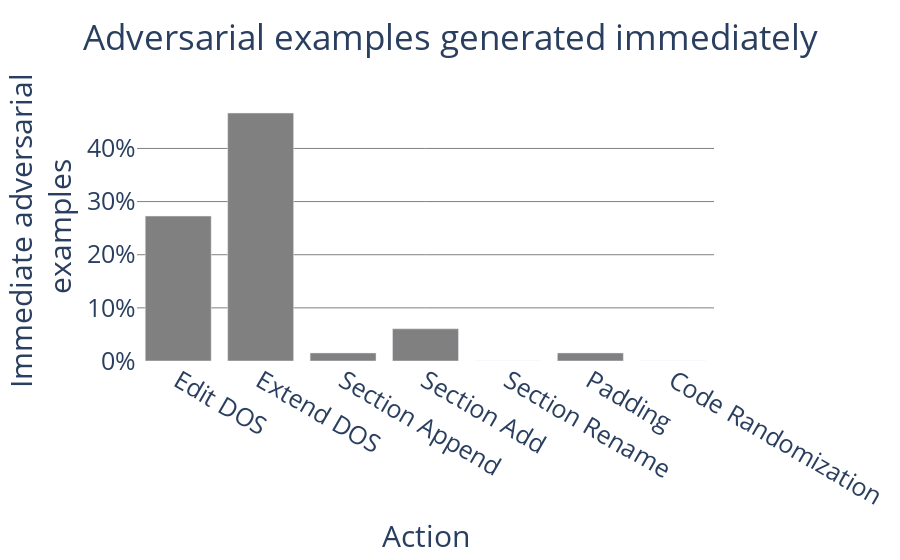

Notebook source saved alongside this figure:
### Code cell
dt = immediate[0:7]
b = go.Bar(x = dt["Action"], y = dt["Immediate adversarial examples"])

fig = go.Figure(data=b,layout=dict(title=dict(text="Adversarial examples generated immediately", xanchor="center", x = 0.5)))
fig.update_layout(xaxis_title="Action",yaxis_title="Immediate adversarial<br> examples",colorway=["grey"],yaxis_tickformat=",.0%",font=dict(size=25),plot_bgcolor="white",yaxis_gridcolor="grey")

### Figure 1 — Plotly figure (JSON) as saved in the notebook; plotly's stock layout.template omitted (floating-point values rounded to 4 significant figures)
{"data": [{"type": "bar", "x": ["Edit DOS", "Extend DOS", "Section Append", "Section Add", "Section Rename", "Padding", "Code Randomization"], "y": [0.2727, 0.4666, 0.01515, 0.0606, 0, 0.01515, 0]}], "layout": {"colorway": ["grey"], "font": {"size": 25}, "plot_bgcolor": "white", "title": {"text": "Adversarial examples generated immediately", "x": 0.5, "xanchor": "center"}, "xaxis": {"title": {"text": "Action"}}, "yaxis": {"gridcolor": "grey", "tickformat": ",.0%", "title": {"text": "Immediate adversarial<br> examples"}}}}
